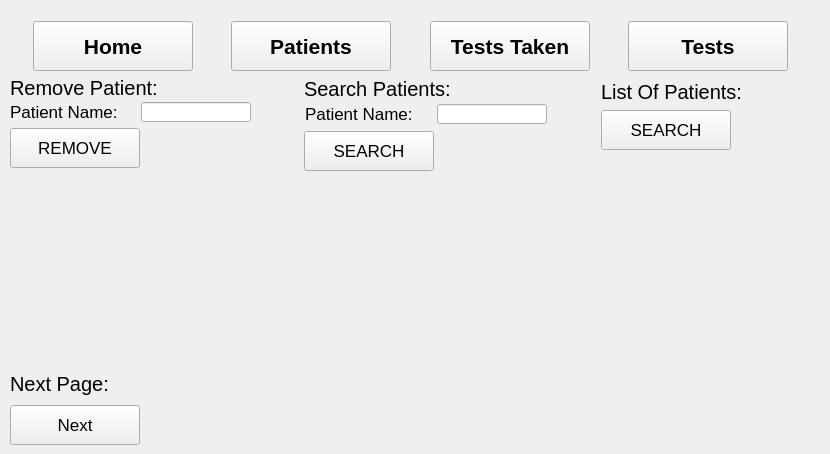
   <widget class="QWidget" name="Patient">
    <widget class="QWidget" name="layoutWidget_2">
     <property name="geometry">
      <rect>
       <x>0</x>
       <y>20</y>
       <width>821</width>
       <height>52</height>
      </rect>
     </property>
     <layout class="QHBoxLayout" name="horizontalLayout_5">
      <item>
       <spacer name="horizontalSpacer_12">
        <property name="orientation">
         <enum>Qt::Horizontal</enum>
        </property>
        <property name="sizeHint" stdset="0">
         <size>
          <width>40</width>
          <height>20</height>
         </size>
        </property>
       </spacer>
      </item>
      <item>
       <widget class="QPushButton" name="Home_Patient">
        <property name="minimumSize">
         <size>
          <width>160</width>
          <height>50</height>
         </size>
        </property>
        <property name="maximumSize">
         <size>
          <width>160</width>
          <height>50</height>
         </size>
        </property>
        <property name="font">
         <font>
          <pointsize>16</pointsize>
          <weight>75</weight>
          <bold>true</bold>
         </font>
        </property>
        <property name="text">
         <string>Home</string>
        </property>
       </widget>
      </item>
      <item>
       <spacer name="horizontalSpacer_13">
        <property name="orientation">
         <enum>Qt::Horizontal</enum>
        </property>
        <property name="sizeHint" stdset="0">
         <size>
          <width>40</width>
          <height>20</height>
         </size>
        </property>
       </spacer>
      </item>
      <item>
       <widget class="QPushButton" name="Patient_Patient">
        <property name="minimumSize">
         <size>
          <width>160</width>
          <height>50</height>
         </size>
        </property>
        <property name="maximumSize">
         <size>
          <width>160</width>
          <height>50</height>
         </size>
        </property>
        <property name="baseSize">
         <size>
          <width>160</width>
          <height>50</height>
         </size>
        </property>
        <property name="font">
         <font>
          <pointsize>16</pointsize>
          <weight>75</weight>
          <bold>true</bold>
         </font>
        </property>
        <property name="text">
         <string>Patients</string>
        </property>
       </widget>
      </item>
      <item>
       <spacer name="horizontalSpacer_14">
        <property name="orientation">
         <enum>Qt::Horizontal</enum>
        </property>
        <property name="sizeHint" stdset="0">
         <size>
          <width>40</width>
          <height>20</height>
         </size>
        </property>
       </spacer>
      </item>
      <item>
       <widget class="QPushButton" name="TestsTaken_Patient">
        <property name="minimumSize">
         <size>
          <width>160</width>
          <height>50</height>
         </size>
        </property>
        <property name="maximumSize">
         <size>
          <width>160</width>
          <height>50</height>
         </size>
        </property>
        <property name="font">
         <font>
          <pointsize>16</pointsize>
          <weight>75</weight>
          <bold>true</bold>
         </font>
        </property>
        <property name="text">
         <string>Tests Taken</string>
        </property>
       </widget>
      </item>
      <item>
       <spacer name="horizontalSpacer_15">
        <property name="orientation">
         <enum>Qt::Horizontal</enum>
        </property>
        <property name="sizeHint" stdset="0">
         <size>
          <width>40</width>
          <height>20</height>
         </size>
        </property>
       </spacer>
      </item>
      <item>
       <widget class="QPushButton" name="Tests_Patient">
        <property name="minimumSize">
         <size>
          <width>160</width>
          <height>50</height>
         </size>
        </property>
        <property name="maximumSize">
         <size>
          <width>160</width>
          <height>50</height>
         </size>
        </property>
        <property name="font">
         <font>
          <pointsize>16</pointsize>
          <weight>75</weight>
          <bold>true</bold>
         </font>
        </property>
        <property name="text">
         <string>Tests</string>
        </property>
       </widget>
      </item>
      <item>
       <spacer name="horizontalSpacer_16">
        <property name="orientation">
         <enum>Qt::Horizontal</enum>
        </property>
        <property name="sizeHint" stdset="0">
         <size>
          <width>40</width>
          <height>20</height>
         </size>
        </property>
       </spacer>
      </item>
     </layout>
    </widget>
    <widget class="QWidget" name="layoutWidget">
     <property name="geometry">
      <rect>
       <x>10</x>
       <y>80</y>
       <width>801</width>
       <height>365</height>
      </rect>
     </property>
     <layout class="QHBoxLayout" name="horizontalLayout_47">
      <item>
       <layout class="QVBoxLayout" name="verticalLayout_8">
        <item>
         <layout class="QVBoxLayout" name="verticalLayout_7">
          <item>
           <widget class="QLabel" name="label_14">
            <property name="minimumSize">
             <size>
              <width>170</width>
              <height>16</height>
             </size>
            </property>
            <property name="maximumSize">
             <size>
              <width>170</width>
              <height>16</height>
             </size>
            </property>
            <property name="font">
             <font>
              <pointsize>15</pointsize>
             </font>
            </property>
            <property name="text">
             <string>Remove Patient:</string>
            </property>
           </widget>
          </item>
          <item>
           <layout class="QHBoxLayout" name="horizontalLayout_13">
            <item>
             <widget class="QLabel" name="label_15">
              <property name="minimumSize">
               <size>
                <width>125</width>
                <height>16</height>
               </size>
              </property>
              <property name="maximumSize">
               <size>
                <width>125</width>
                <height>16</height>
               </size>
              </property>
              <property name="font">
               <font>
                <pointsize>13</pointsize>
               </font>
              </property>
              <property name="text">
               <string>Patient Name:</string>
              </property>
             </widget>
            </item>
            <item>
             <widget class="QLineEdit" name="Remove_Patient_Name">
              <property name="minimumSize">
               <size>
                <width>110</width>
                <height>20</height>
               </size>
              </property>
              <property name="maximumSize">
               <size>
                <width>110</width>
                <height>20</height>
               </size>
              </property>
             </widget>
            </item>
           </layout>
          </item>
          <item>
           <widget class="QPushButton" name="Remove_Patient_Button">
            <property name="minimumSize">
             <size>
              <width>130</width>
              <height>40</height>
             </size>
            </property>
            <property name="maximumSize">
             <size>
              <width>130</width>
              <height>40</height>
             </size>
            </property>
            <property name="font">
             <font>
              <pointsize>13</pointsize>
             </font>
            </property>
            <property name="text">
             <string>REMOVE</string>
            </property>
           </widget>
          </item>
          <item>
           <widget class="QLabel" name="Remove_Patient_Confirm_Field">
            <property name="minimumSize">
             <size>
              <width>240</width>
              <height>25</height>
             </size>
            </property>
            <property name="maximumSize">
             <size>
              <width>240</width>
              <height>25</height>
             </size>
            </property>
            <property name="font">
             <font>
              <pointsize>11</pointsize>
             </font>
            </property>
            <property name="text">
             <string/>
            </property>
           </widget>
          </item>
         </layout>
        </item>
        <item>
         <spacer name="verticalSpacer_2">
          <property name="orientation">
           <enum>Qt::Vertical</enum>
          </property>
          <property name="sizeHint" stdset="0">
           <size>
            <width>20</width>
            <height>40</height>
           </size>
          </property>
         </spacer>
        </item>
        <item>
         <layout class="QVBoxLayout" name="verticalLayout_31">
          <item>
           <widget class="QLabel" name="label_11">
            <property name="minimumSize">
             <size>
              <width>130</width>
              <height>30</height>
             </size>
            </property>
            <property name="maximumSize">
             <size>
              <width>130</width>
              <height>30</height>
             </size>
            </property>
            <property name="font">
             <font>
              <pointsize>15</pointsize>
             </font>
            </property>
            <property name="text">
             <string>Next Page:</string>
            </property>
           </widget>
          </item>
          <item>
           <widget class="QPushButton" name="Next_Page_Patients">
            <property name="minimumSize">
             <size>
              <width>130</width>
              <height>40</height>
             </size>
            </property>
            <property name="maximumSize">
             <size>
              <width>130</width>
              <height>40</height>
             </size>
            </property>
            <property name="font">
             <font>
              <pointsize>13</pointsize>
             </font>
            </property>
            <property name="text">
             <string>Next</string>
            </property>
           </widget>
          </item>
         </layout>
        </item>
       </layout>
      </item>
      <item>
       <spacer name="horizontalSpacer_56">
        <property name="orientation">
         <enum>Qt::Horizontal</enum>
        </property>
        <property name="sizeHint" stdset="0">
         <size>
          <width>40</width>
          <height>20</height>
         </size>
        </property>
       </spacer>
      </item>
      <item>
       <layout class="QVBoxLayout" name="verticalLayout_6">
        <item>
         <widget class="QLabel" name="label_12">
          <property name="minimumSize">
           <size>
            <width>170</width>
            <height>16</height>
           </size>
          </property>
          <property name="maximumSize">
           <size>
            <width>170</width>
            <height>16</height>
           </size>
          </property>
          <property name="font">
           <font>
            <pointsize>15</pointsize>
           </font>
          </property>
          <property name="text">
           <string>Search Patients:</string>
          </property>
         </widget>
        </item>
        <item>
         <layout class="QHBoxLayout" name="horizontalLayout_12">
          <item>
           <widget class="QLabel" name="label_13">
            <property name="minimumSize">
             <size>
              <width>125</width>
              <height>16</height>
             </size>
            </property>
            <property name="maximumSize">
             <size>
              <width>125</width>
              <height>16</height>
             </size>
            </property>
            <property name="font">
             <font>
              <pointsize>13</pointsize>
             </font>
            </property>
            <property name="text">
             <string>Patient Name:</string>
            </property>
           </widget>
          </item>
          <item>
           <widget class="QLineEdit" name="Search_Patient_Name">
            <property name="minimumSize">
             <size>
              <width>110</width>
              <height>20</height>
             </size>
            </property>
            <property name="maximumSize">
             <size>
              <width>110</width>
              <height>20</height>
             </size>
            </property>
           </widget>
          </item>
         </layout>
        </item>
        <item>
         <widget class="QPushButton" name="Search_Patient_Button">
          <property name="minimumSize">
           <size>
            <width>130</width>
            <height>40</height>
           </size>
          </property>
          <property name="maximumSize">
           <size>
            <width>130</width>
            <height>40</height>
           </size>
          </property>
          <property name="font">
           <font>
            <pointsize>13</pointsize>
           </font>
          </property>
          <property name="text">
           <string>SEARCH</string>
          </property>
         </widget>
        </item>
        <item>
         <widget class="QLabel" name="Search_Patient_Field">
          <property name="minimumSize">
           <size>
            <width>245</width>
            <height>265</height>
           </size>
          </property>
          <property name="maximumSize">
           <size>
            <width>245</width>
            <height>265</height>
           </size>
          </property>
          <property name="font">
           <font>
            <pointsize>9</pointsize>
           </font>
          </property>
          <property name="text">
           <string/>
          </property>
          <property name="textFormat">
           <enum>Qt::MarkdownText</enum>
          </property>
          <property name="alignment">
           <set>Qt::AlignLeading|Qt::AlignLeft|Qt::AlignTop</set>
          </property>
          <property name="wordWrap">
           <bool>true</bool>
          </property>
         </widget>
        </item>
       </layout>
      </item>
      <item>
       <spacer name="horizontalSpacer_57">
        <property name="orientation">
         <enum>Qt::Horizontal</enum>
        </property>
        <property name="sizeHint" stdset="0">
         <size>
          <width>40</width>
          <height>20</height>
         </size>
        </property>
       </spacer>
      </item>
      <item>
       <layout class="QVBoxLayout" name="verticalLayout_5">
        <item>
         <widget class="QLabel" name="label_10">
          <property name="minimumSize">
           <size>
            <width>170</width>
            <height>16</height>
           </size>
          </property>
          <property name="maximumSize">
           <size>
            <width>170</width>
            <height>16</height>
           </size>
          </property>
          <property name="font">
           <font>
            <pointsize>15</pointsize>
           </font>
          </property>
          <property name="text">
           <string>List Of Patients:</string>
          </property>
         </widget>
        </item>
        <item>
         <widget class="QPushButton" name="ListOfPatient_Button">
          <property name="minimumSize">
           <size>
            <width>130</width>
            <height>40</height>
           </size>
          </property>
          <property name="maximumSize">
           <size>
            <width>130</width>
            <height>40</height>
           </size>
          </property>
          <property name="font">
           <font>
            <pointsize>13</pointsize>
           </font>
          </property>
          <property name="text">
           <string>SEARCH</string>
          </property>
         </widget>
        </item>
        <item>
         <widget class="QLabel" name="List_Of_Patients_Field">
          <property name="minimumSize">
           <size>
            <width>210</width>
            <height>280</height>
           </size>
          </property>
          <property name="maximumSize">
           <size>
            <width>210</width>
            <height>280</height>
           </size>
          </property>
          <property name="font">
           <font>
            <pointsize>9</pointsize>
           </font>
          </property>
          <property name="text">
           <string/>
          </property>
         </widget>
        </item>
       </layout>
      </item>
     </layout>
    </widget>
   </widget>
